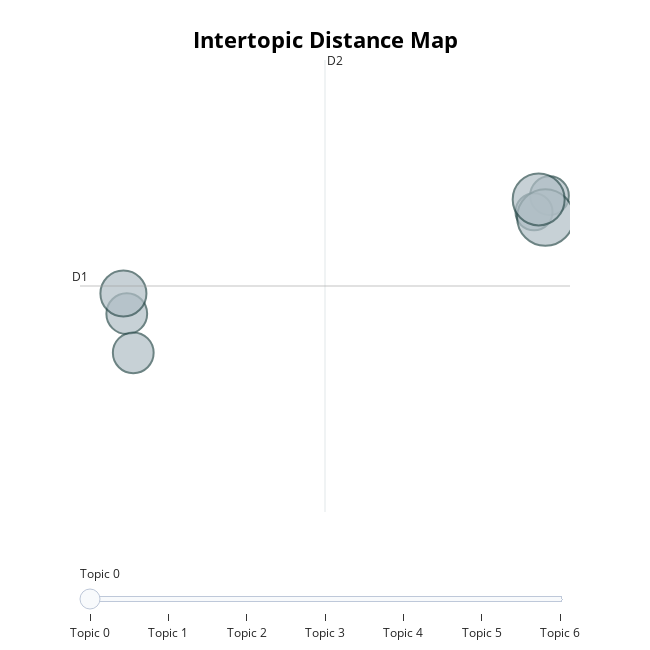

Notebook cell for this chart:
### Code cell
# Visualisation des topics
topic_model.visualize_topics()

### Figure 1 — Plotly figure (JSON) as saved in the notebook; plotly's stock layout.template omitted (floating-point values rounded to 4 significant figures)
{"data": [{"customdata": [[0, "protection | law | personal | standards | technologies", 36], [1, "government | uk | strategy | innovation | support", 33], [2, "algorithmic | algorithms | bias | decisionmaking | algorithm", 40], [3, "europe | energy | legal | commission | technologies", 77], [4, "international | policy | work | government | cooperation", 65], [5, "ethics | ethical | ts | wha | tion", 40], [6, "machine | ethical | ethics | health | algorithms", 51]], "hovertemplate": "<b>Topic %{customdata[0]}</b><br>%{customdata[1]}<br>Size: %{customdata[2]}", "legendgroup": "", "marker": {"color": "#B0BEC5", "line": {"color": "DarkSlateGrey", "width": 2}, "size": [36, 33, 40, 77, 65, 40, 51], "sizemode": "area", "sizeref": 0.04813, "symbol": "circle"}, "mode": "markers", "name": "", "orientation": "v", "showlegend": false, "type": "scatter", "x": [13.53, 12.0, -28.34, 13.12, 12.46, -27.7, -28.67], "xaxis": "x", "y": [-14.88, -15.14, -16.82, -15.24, -14.94, -17.46, -16.49], "yaxis": "y"}], "layout": {"annotations": [{"showarrow": false, "text": "D1", "x": -32.97, "y": -16.36, "yshift": 10}, {"showarrow": false, "text": "D2", "x": -8.707, "xshift": 10, "y": -12.65}], "height": 650, "hoverlabel": {"bgcolor": "white", "font": {"family": "Rockwell", "size": 16}}, "legend": {"itemsizing": "constant", "tracegroupgap": 0}, "margin": {"t": 60}, "shapes": [{"line": {"color": "#CFD8DC", "width": 2}, "type": "line", "x0": -8.707, "x1": -8.707, "y0": -20.08, "y1": -12.65}, {"line": {"color": "#9E9E9E", "width": 2}, "type": "line", "x0": -32.97, "x1": 15.56, "y0": -16.36, "y1": -16.36}], "sliders": [{"active": 0, "pad": {"t": 50}, "steps": [{"args": [{"marker.color": [["red", "#B0BEC5", "#B0BEC5", "#B0BEC5", "#B0BEC5", "#B0BEC5", "#B0BEC5"]]}], "label": "Topic 0", "method": "update"}, {"args": [{"marker.color": [["#B0BEC5", "red", "#B0BEC5", "#B0BEC5", "#B0BEC5", "#B0BEC5", "#B0BEC5"]]}], "label": "Topic 1", "method": "update"}, {"args": [{"marker.color": [["#B0BEC5", "#B0BEC5", "red", "#B0BEC5", "#B0BEC5", "#B0BEC5", "#B0BEC5"]]}], "label": "Topic 2", "method": "update"}, {"args": [{"marker.color": [["#B0BEC5", "#B0BEC5", "#B0BEC5", "red", "#B0BEC5", "#B0BEC5", "#B0BEC5"]]}], "label": "Topic 3", "method": "update"}, {"args": [{"marker.color": [["#B0BEC5", "#B0BEC5", "#B0BEC5", "#B0BEC5", "red", "#B0BEC5", "#B0BEC5"]]}], "label": "Topic 4", "method": "update"}, {"args": [{"marker.color": [["#B0BEC5", "#B0BEC5", "#B0BEC5", "#B0BEC5", "#B0BEC5", "red", "#B0BEC5"]]}], "label": "Topic 5", "method": "update"}, {"args": [{"marker.color": [["#B0BEC5", "#B0BEC5", "#B0BEC5", "#B0BEC5", "#B0BEC5", "#B0BEC5", "red"]]}], "label": "Topic 6", "method": "update"}]}], "title": {"font": {"color": "Black", "size": 22}, "text": "<b>Intertopic Distance Map</b>", "x": 0.5, "xanchor": "center", "y": 0.95, "yanchor": "top"}, "width": 650, "xaxis": {"anchor": "y", "domain": [0, 1], "range": [-32.97, 15.56], "title": {"text": ""}, "visible": false}, "yaxis": {"anchor": "x", "domain": [0, 1], "range": [-20.08, -12.65], "title": {"text": ""}, "visible": false}}}
